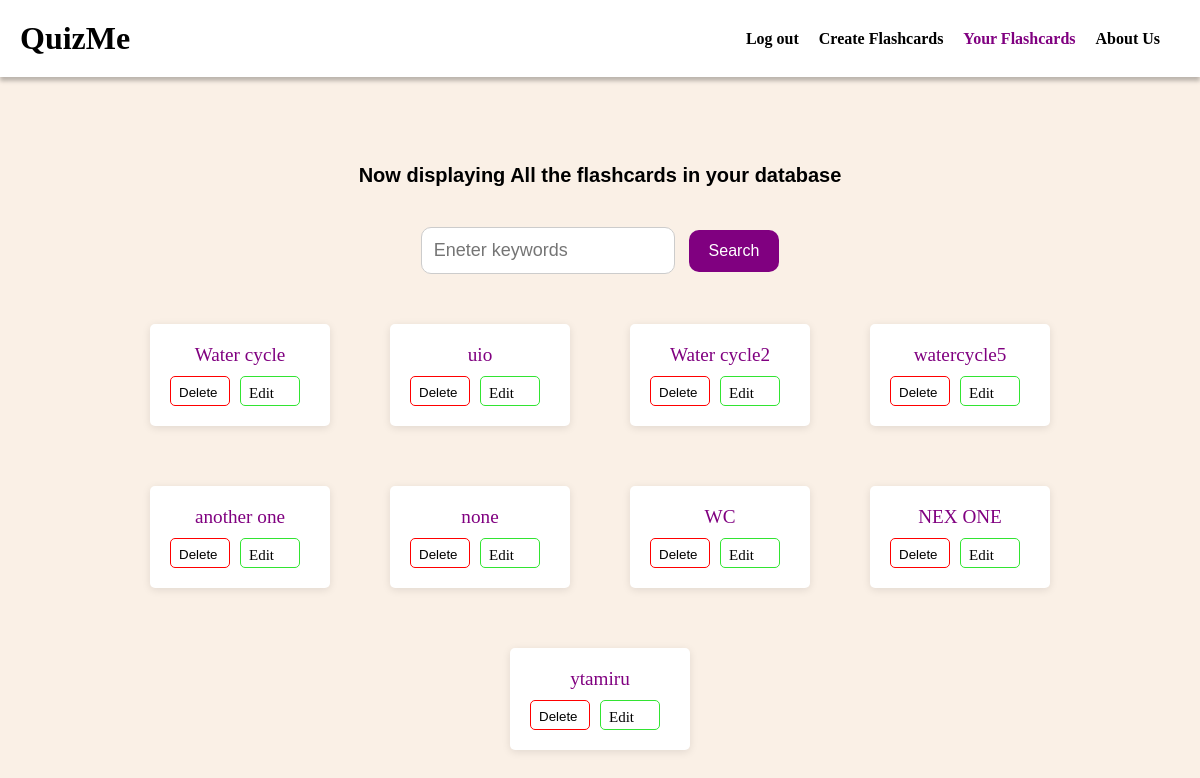
Screenshot of /your-flashcards (signed in) with the database file from the repository.
### run.py (models this page shows, shortened)
class FlashcardSet(db.Model):
    id = db.Column(db.Integer, primary_key=True)
    name = db.Column(db.String(100), nullable=False)
    user_id = db.Column(db.Integer, db.ForeignKey('user.id'), nullable=False)
    flashcards = db.relationship('Flashcard', backref='flashcard_set', lazy=True, cascade='all, delete-orphan')  # Add cascade option

### run.py (the view, shortened to what this page needs)
@app.route('/your-flashcards', methods=['GET', 'POST'])
def your_flashcards():
    if 'user_id' not in session:
        return render_template('login.html', error_message="Please log in to access your flashcards.")
    user_id = session['user_id']
    user = User.query.get(user_id)
    flashcard_sets = user.flashcards
    return render_template('your-flashcards.html', flashcard_sets=flashcard_sets)

### templates/your-flashcards.html (shortened to what this page needs)
<!DOCTYPE html>
<html lang="en">
<head>
  <link rel="stylesheet" href="{{ url_for('static', filename='style.css') }}">
</head>
<body>
  <header>
    <div class="logo-container">
      <h1><b>QuizMe</b></h1>
    </div>
    <nav>
      <ul>
        <li><a href="{{ url_for('index') }}">Log out</a></li>
        <li><a href="{{ url_for('get_started') }}">Create Flashcards</a></li>
        <li><a href="{{ url_for('your_flashcards') }}" class="active">Your Flashcards</a></li>
        <li><a href="{{ url_for('about_us') }}">About Us</a></li>
      </ul>
    </nav>
  </header>
  <section class="hero">
    <h1 class="subtitle">Now displaying All the flashcards in your database</h1>
    <form id="searchForm" action="{{ url_for('search_flashcard_sets') }}" method="POST">
      <input type="text" id = "search" name="search_keywords" placeholder="Eneter keywords">
      <button type="submit" id="login-button">Search</button>
    </form>
  <div class="flashcard-list">
    <div class="flashcard-list">
      {% if flashcard_sets %}
        {% for flashcard_set in flashcard_sets %}
          <div class="flashcard-set-card">
              <a href="{{ url_for('single_flashcard', flashcard_set_name=flashcard_set.name) }}">{{ flashcard_set.name }}</a>
              <div class="side">
              <button class="delete_button" onclick="deleteFlashcardSet('{{ flashcard_set.name }}')">Delete</button>
              <a href="{{ url_for('edit_flashcard_set', flashcard_set_name=flashcard_set.name) }}" class="edit-button"><p id = "edit"> Edit </p></a>
            </div>
          </div>
        {% endfor %}
      {% else %}
        <p id = "subtitle">No matching flashcard set was found</p>
      {% endif %}
    </div>
  </div>
  </section>
</body>
</html>

### static/style.css (style rules this page uses)
* { box-sizing: border-box; margin: 0; padding: 0; }
body { font-family: popping; background-color: linen; overflow-y: scroll; flex-direction: row; color: black; }
header { display: flex; align-items: center; justify-content: space-between; padding: 20px; background-color: white; box-shadow: 0px 4px 4px #00000040; width: 100%; }
h1 { color: black; }
nav ul { list-style: none; display: flex; }
nav ul li { margin-right: 20px; }
nav ul li a { text-decoration: none; color: black; font-weight: bold; }
nav ul li a.active { color: purple; }
.hero { text-align: center; padding: 100px 0; height: 100vh; display: flex; flex-direction: column; justify-content: center; align-items: center; }
.hero h1 { color: black; font-size: 36px; font-weight: bold; margin-bottom: 20px; }
.hero .subtitle { color: black; font-size: 20px; margin-bottom: 40px; font-family: Verdana, Geneva, Tahoma, sans-serif; }

### templates/your-flashcards.html (style rules this page uses)
.flashcard-set-card { background-color: white; border-radius: 5px; margin: 20px; padding: 20px; box-shadow: 0 2px 9px rgba(0, 0, 0, 0.1); display: inline-flex; flex-direction: column; justify-content: space-between; min-width: 20px; position: relative; }
.flashcard-list { display: flex; flex-wrap: wrap; justify-content: center; gap: 20px; margin: 10px; }
.flashcard-set-card a { color: purple; font-size: larger; text-decoration: none; }
#login-button { background-color: purple; color: #fff; border: none; border-radius: 10px; padding: 12px 20px; margin-left: 10px; font-size: 16px; cursor: pointer; }
#search { width: 70%; font-size: 18px; padding: 12px; border: 1px solid #ccc; border-radius: 10px; transition: border-color 0.3s ease; margin-bottom: 10px; }
.flashcard-set-card .delete_button { background-color: white; border: 1px solid red; color: black; width: 60px; height: 30px; border-radius: 5px; padding: 8px 8px; margin-top: 10px; margin-right: 10px; cursor: pointer; }
#edit { font-size: 15px; }
.flashcard-set-card .edit-button { background-color: white; color: black; border: 1px solid rgb(50, 228, 50); border-radius: 5px; width: 60px; height: 30px; padding: 8px 8px; margin-right: 10px; margin-top: 10px; cursor: pointer; }
.side { display: flex; }
.side .edit-button { display: flex; align-items: right; }
.side .delete_button { display: flex; align-items: left; }

### rows the page displays
FlashcardSet: name "Water cycle"
FlashcardSet: name "uio"
FlashcardSet: name "Water cycle2"
FlashcardSet: name "watercycle5"
FlashcardSet: name "another one"
FlashcardSet: name "none"
FlashcardSet: name "WC"
FlashcardSet: name "NEX ONE"
FlashcardSet: name "ytamiru"
